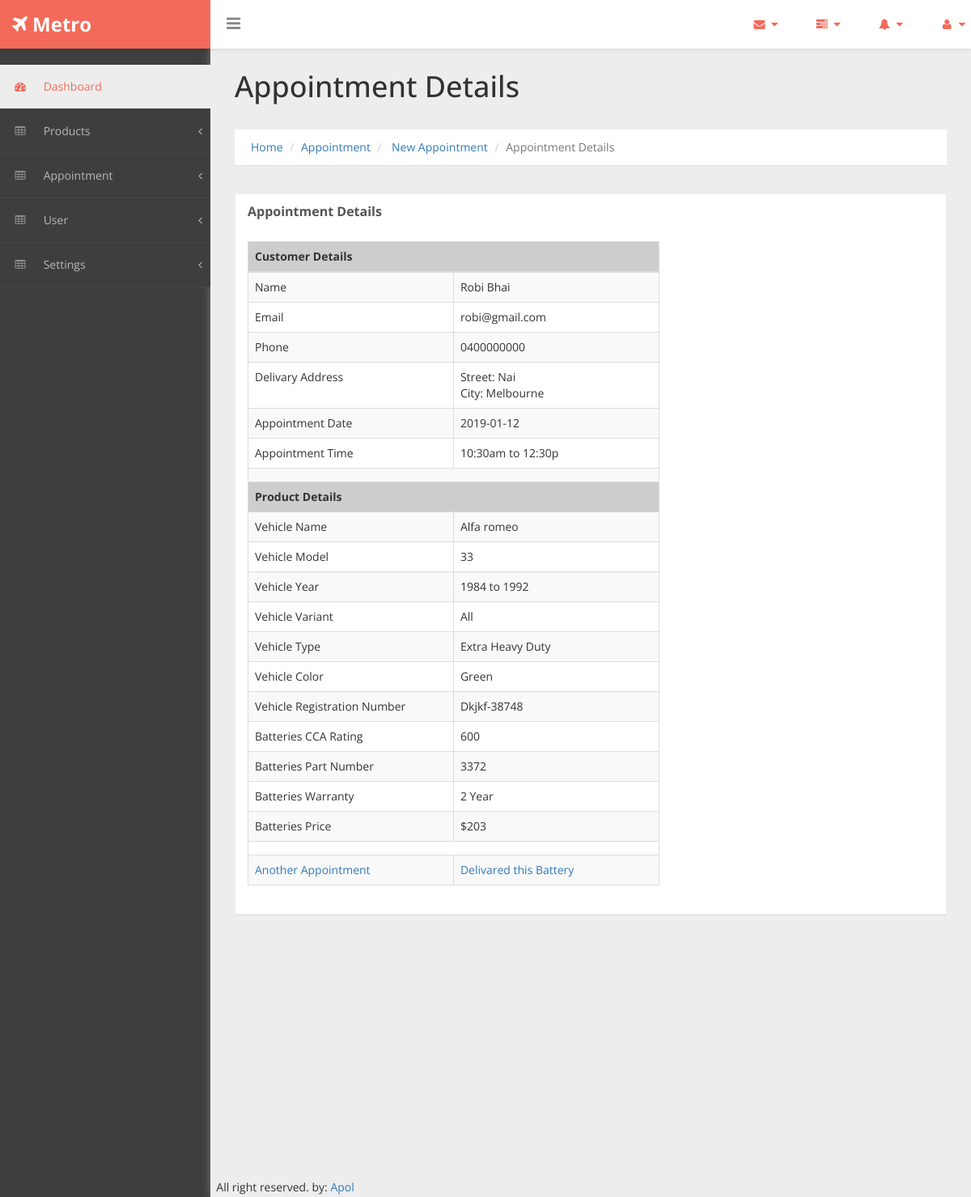
/moin/showAppointment.php?aid=5c33d01ad126b9.54366242, run on the app's committed database.
### tables this page shows
CREATE TABLE `tbl_appointment` (
  `id` int(255) NOT NULL,
  `aid` varchar(23) NOT NULL,
  `pid` varchar(23) NOT NULL,
  `vehicleRegNum` varchar(30) NOT NULL,
  `vehicleColor` varchar(15) NOT NULL,
  `streetAddress` varchar(40) NOT NULL,
  `city` varchar(20) NOT NULL,
  `appointmentDate` date NOT NULL,
  `appointmentTime` varchar(17) NOT NULL,
  `firstName` varchar(20) NOT NULL,
  `lastName` varchar(20) NOT NULL,
  `email` varchar(30) NOT NULL,
  `phone` varchar(15) NOT NULL,
  `status` int(2) NOT NULL,
  `created_at` datetime NOT NULL,
  `updated_at` datetime NOT NULL,
  `deleted_at` datetime NOT NULL
);

CREATE TABLE `tbl_batteries` (
  `id` int(255) NOT NULL,
  `uId` varchar(23) NOT NULL,
  `vehicleMake` varchar(30) NOT NULL,
  `vehicleModel` varchar(30) NOT NULL,
  `vehicleYear` varchar(12) NOT NULL,
  `vehicleVariant` varchar(50) NOT NULL,
  `vehicleType` varchar(25) NOT NULL,
  `ccaRating` varchar(4) NOT NULL,
  `partNumber` varchar(6) NOT NULL,
  `warranty` int(3) NOT NULL,
  `price` varchar(10) NOT NULL,
  `comment` varchar(50) NOT NULL,
  `status` int(2) NOT NULL,
  `created_at` datetime NOT NULL,
  `updated_at` datetime NOT NULL,
  `deleted_at` datetime NOT NULL
);

### Src/Products/Batteries.php (called while the page is built, shortened)
<?php
class Batteries{
    public $appointmentId;
    public $data, $productId;
    public $conn;
    public function __construct() {
        try {
            $this->conn = new PDO('mysql:host=localhost;dbname=saifelif_metro', 'root', '');
        } catch (PDOException $e) {
            echo 'Error: ' . $e->getMessage();
        }
    }
    public function assign($data) {
        if (!empty($data['aid'])) {
            $this->appointmentId = $data['aid'];
        }
        return $this;
    }
    public function getAppointmentDetailsWithProductDetails(){
        try {
            $Query = "SELECT * FROM tbl_appointment INNER JOIN tbl_batteries ON tbl_appointment.pid = tbl_batteries.uid WHERE tbl_appointment.aid = :appointmentId";
            $q = $this->conn->prepare($Query);
            $q->execute(array(
               ':appointmentId' => $this->appointmentId,
            ));
            $rowCount = $q->rowCount();
            if ($rowCount > 0) {
                while ($row = $q->fetch(PDO::FETCH_ASSOC)) {
                    $this->data[] = $row;
                }
                return $this->data;
            } else {
                return $rowCount;
            }
        } catch (PDOException $e) {
            echo "Error: " . $e->getMessage();
        }
        return $this;
    }
}

### moin/showAppointment.php (the view, shortened to what this page needs)
<?php include_once ('../vendor/autoload.php');
$appointmentObject = new Metro\Products\Batteries();
$appointmentDetails = $appointmentObject->assign($_REQUEST)->getAppointmentDetailsWithProductDetails();
?>
    <?php require_once 'header.php'; ?>
        <?php require_once 'sidebar.php'; ?>
            <div id="page-wrapper">
                <div class="header">
                    <h1 class="page-header">
                             Appointment Details
                        </h1>
                    <ol class="breadcrumb">
                        <li><a href="index.php">Home</a></li>
                        <li><a href="#">Appointment</a></li>
                        <li> <a href="newAppointment.php"> New Appointment</a></li>
                        <li class="active">Appointment Details</li>
                    </ol>
                </div>
                <div id="page-inner">
                    <div class="row">
                        <div class="col-md-12">
                            <div class="panel panel-default">
                                <div class="panel-heading">
                                    Appointment Details
                                </div>
                                <div class="panel-body">
                                    <?php
                                if(!empty($appointmentDetails)){ ?>
                                        <div class="table-responsive">
                                            <table class="table table-striped table-bordered table-hover" id="" style="width:60%">
                                                <thead>
                                                    <tr>
                                                        <th colspan="2" style="background-color:#cdcdcd;">Customer Details</th>
                                                    </tr>
                                                </thead>
                                                <tbody>
                                                    <?php
                                            foreach($appointmentDetails as $appointment) { ?>
                                                        <tr class="odd gradeX">
                                                            <td width="50%">Name</td>
                                                            <td>
                                                                <?php echo ucfirst($appointment["firstName"]). " " .ucfirst($appointment['lastName']); ?>
                                                            </td>
                                                        </tr>
                                                        <tr class="odd gradeX">
                                                            <td>Email</td>
                                                            <td>
                                                                <?php echo $appointment["email"]; ?>
                                                            </td>
                                                        </tr>
                                                        <tr class="odd gradeX">
                                                            <td>Phone</td>
                                                            <td>
                                                                <?php echo $appointment["phone"]; ?>
                                                            </td>
                                                        </tr>
                                                        <tr class="odd gradeX">
                                                            <td>Delivary Address</td>
                                                            <td>
                                                                <?php echo 'Street: '.ucfirst($appointment["streetAddress"]); ?>
                                                                    <br>
                                                                    <?php echo 'City: '.ucfirst($appointment["city"]); ?>
                                                            </td>
                                                        </tr>
                                                        <tr class="odd gradeX">
                                                            <td>Appointment Date</td>
                                                            <td>
                                                                <?php echo $appointment["appointmentDate"]; ?>
                                                            </td>
                                                        </tr>
                                                        <tr class="odd gradeX">
                                                            <td>Appointment Time</td>
                                                            <td>
                                                                <?php echo $appointment["appointmentTime"]; ?>
                                                            </td>
                                                        </tr>
                                                        <tr>
                                                            <th colspan="2"></th>
                                                        </tr>
                                                        <tr>
                                                            <th colspan="2" style="background-color:#cdcdcd;">Product Details</th>
                                                        </tr>
                                                        <tr class="odd gradeX">
                                                            <td>Vehicle Name</td>
                                                            <td>
                                                                <?php echo ucfirst($appointment["vehicleMake"]); ?>
                                                            </td>
                                                        </tr>
                                                        <tr class="odd gradeX">
                                                            <td>Vehicle Model</td>
                                                            <td>
                                                                <?php echo ucfirst($appointment["vehicleModel"]); ?>
                                                            </td>
                                                        </tr>
                                                        <tr class="odd gradeX">
                                                            <td>Vehicle Year</td>
                                                            <td>
                                                                <?php echo ucfirst($appointment["vehicleYear"]); ?>
                                                            </td>
                                                        </tr>
                                                        <tr class="odd gradeX">
                                                            <td>Vehicle Variant</td>
                                                            <td>
                                                                <?php echo ucfirst($appointment["vehicleVariant"]); ?>
                                                            </td>
                                                        </tr>
                                                        <tr class="odd gradeX">
                                                            <td>Vehicle Type</td>
                                                            <td>
                                                                <?php echo ucfirst($appointment["vehicleType"]); ?>
                                                            </td>
                                                        </tr>
                                                        <tr class="odd gradeX">
                                                            <td>Vehicle Color</td>
                                                            <td>
                                                                <?php echo ucfirst($appointment["vehicleColor"]); ?>
                                                            </td>
                                                        </tr>
                                                        <tr class="odd gradeX">
                                                            <td>Vehicle Registration Number</td>
                                                            <td>
                                                                <?php echo ucfirst($appointment["vehicleRegNum"]); ?>
                                                            </td>
                                                        </tr>
                                                        <tr class="odd gradeX">
                                                            <td>Batteries CCA Rating </td>
                                                            <td>
                                                                <?php echo ucfirst($appointment["ccaRating"]); ?>
                                                            </td>
                                                        </tr>
                                                        <tr class="odd gradeX">
                                                            <td>Batteries Part Number</td>
                                                            <td>
                                                                <?php echo ucfirst($appointment["partNumber"]); ?>
                                                            </td>
                                                        </tr>
                                                        <tr class="odd gradeX">
                                                            <td>Batteries Warranty</td>
                                                            <td>
                                                                <?php echo ucfirst($appointment["warranty"]).' Year'; ?>
                                                            </td>
                                                        </tr>
                                                        <tr class="odd gradeX">
                                                            <td>Batteries Price</td>
                                                            <td>
                                                                <?php echo '$'.ucfirst($appointment["price"]); ?>
                                                            </td>
                                                        </tr>
                                                        <tr class="odd gradeX">
                                                            <td colspan="2"></td>
                                                        </tr>
                                                        <tr class="odd gradeX">
                                                            <td><a href="newAppointment.php" title="Another Appointment">Another Appointment</a></td>
                                                            <td>
                                                                <a href="cretateCustomer.php" >Delivared this Battery</a>
                                                            </td>
                                                        </tr>
                                                                <?php
                                          }
                                        ?>
                                                </tbody>
                                            </table>
                                        </div>
                                        <?php }else {
                                    echo 'data nai';
                                }
                             ?>
                                </div>
                            </div>
                        </div>
                    </div>
                </div>
                <?php require_once 'footer.php'; ?>

### moin/assets/css/custom-styles.css (style rules this page uses)
body { font-family: 'Open Sans', sans-serif; background: #3E3E3E; }
#page-wrapper { padding: 15px 15px; min-height: 600px; background: #EDEDED; }
#page-inner { width:100%; margin:10px 20px 10px 0px; background-color:transparent; padding: 15px 30px; min-height:1200px; }
h1, .h1, h2, .h2, h3, .h3 { margin-top: 7px; margin-bottom: -5px; }
.panel { border-radius:0px; }
#page-wrapper { position: relative; top: 55px; box-shadow: 0 0 10px #757575; -moz-box-shadow: 0 0 10px #757575; -webkit-box-shadow: 0 0 10px #757575; }
.breadcrumb { padding: 12px 10px 12px 20px; margin-bottom: 20px; list-style: none; border-radius: 0; -webkit-box-shadow: 0 1px 1px rgba(0,0,0,.05); box-shadow: 0 1px 1px rgba(0,0,0,.05);background: #fff; }
.page-header { margin: 0;border-bottom: 1px solid transparent;text-align: left;background-color: rgb(237, 237, 237);padding: 32px 22px 32px 0;color: #323232; }
.panel-default { border-color: #ECECEC; }
.panel-default > .panel-heading { color: #555; border-color: #FFF; font-weight:bold;background: #FFFFFF; font-size: 16px; text-shadow: none; }
.panel-heading { border-bottom: 1px solid transparent; border-top-left-radius: 3px; border-top-right-radius: 3px; }
.header { margin: 0 30px; }
@media (min-width:768px) { #page-wrapper { margin: 0 0 0 260px; padding: 0; min-height: 1200px; } }

### data on the page
tbl_appointment: firstName "Robi", lastName "Bhai", email "robi@gmail.com", phone "0400000000", streetAddress "Nai", city "Melbourne", appointmentDate "2019-01-12", appointmentTime "10:30am to 12:30p", tbl_batteries.vehicleMake "Alfa romeo", tbl_batteries.vehicleModel "33", tbl_batteries.vehicleYear "1984 to 1992", tbl_batteries.vehicleVariant "All", tbl_batteries.vehicleType "Extra Heavy Duty", vehicleColor "Green", vehicleRegNum "Dkjkf-38748", tbl_batteries.ccaRating "600", tbl_batteries.partNumber "3372", tbl_batteries.warranty "2", tbl_batteries.price "203"
